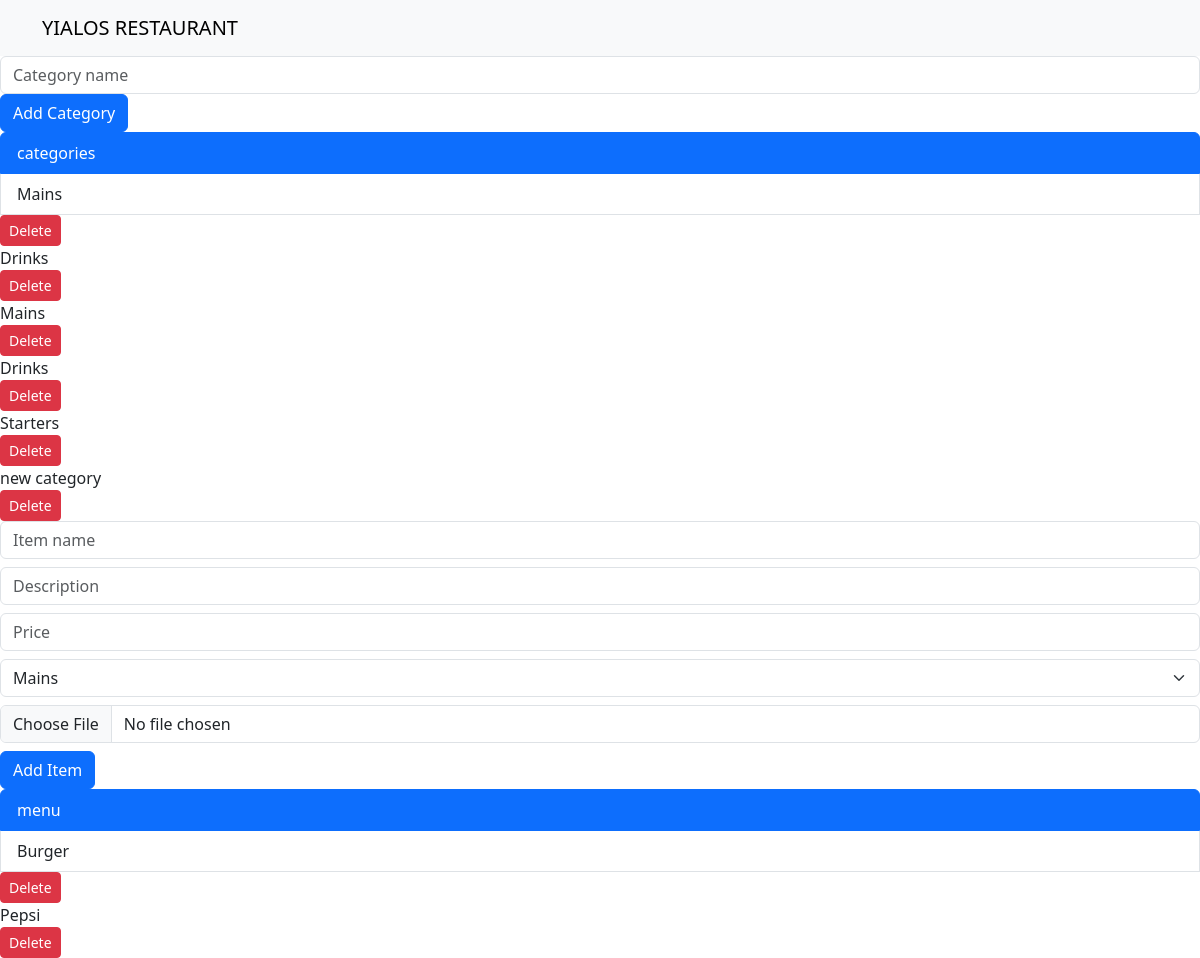
/admin/menu, run on the app's committed database.
### tables this page shows
CREATE TABLE category(id integer primary key autoincrement, name varchar not null);

CREATE TABLE menu_item(
    id INTEGER PRIMARY KEY AUTOINCREMENT,
    name VARCHAR NOT NULL,
    description TEXT,
    price DECIMAL,
    is_available BOOLEAN,
    category_id INTEGER, image_path VARCHAR,
    FOREIGN KEY (category_id) REFERENCES category(id)
);

### app.py (the view)
@app.route('/admin/menu')
def admin_menu():
    categories = get_category()
    menus = get_menu_item()
    return render_template('admin_menu.html', categories=categories, menus=menus)

### database.py (called while the page is built)
def get_category():
    conn = get_connection()
    cursor = conn.cursor()
    cursor.execute('select * from category')
    categories = cursor.fetchall()
    conn.close()
    return categories

def get_connection():
    conn = sqlite3.connect('db.sqlite3')
    conn.row_factory = sqlite3.Row
    return conn

def get_menu_item():
    conn = get_connection()
    cursor = conn.cursor()
    cursor.execute('select * from menu_item')
    items = cursor.fetchall()
    conn.close()
    return items

### templates/admin_menu.html (shortened to what this page needs)
{% extends "layout.html" %}
{% block content %}
<form method="POST" action="/admin/category/add">
    <input type="text" name="cate_name" class="form-control" placeholder="Category name">
    <button type="submit" class="btn btn-primary">Add Category</button>
</form>
<ul class="list-group">
  <li class="list-group-item active" aria-current="true">categories</li>
{% for cate in categories %}
  <li class="list-group-item">{{ cate['name'] }}</li>
<form method="POST" action="/admin/delete/category">
    <button type="submit" class="btn btn-danger btn-sm">Delete</button>
</form>
</ul>
{% endfor %}
<form method="POST" action="/admin/menu/add" enctype="multipart/form-data">
    <input type="text" name="menu_name" class="form-control mb-2" placeholder="Item name">
    <input type="text" name="description" class="form-control mb-2" placeholder="Description">
    <input type="number" step="0.01" name="price" class="form-control mb-2" placeholder="Price">
    <select name="category" class="form-select mb-2">
        {% for cate in categories %}
        <option value="{{ cate['id'] }}">{{ cate['name'] }}</option>
        {% endfor %}
    </select>
    <input type="file" name="image_path" class="form-control mb-2">
    <button type="submit" class="btn btn-primary">Add Item</button>
</form>
<ul class="list-group">
  <li class="list-group-item active" aria-current="true">menu</li>
{% for menu in menus %}
  <li class="list-group-item">{{ menu['name'] }}</li>
  <form method="POST" action="/admin/delete/menu">
    <button type="submit" class="btn btn-danger btn-sm">Delete</button>
  </form>
</ul>
{% endfor %}
{% endblock %}

### data on the page
category: name "Mains"
category: name "Drinks"
category: name "Mains"
category: name "Drinks"
category: name "Starters"
category: name "new category"
menu_item: name "Burger"
menu_item: name "Pepsi"

### other printed values
form field category "Mains"
